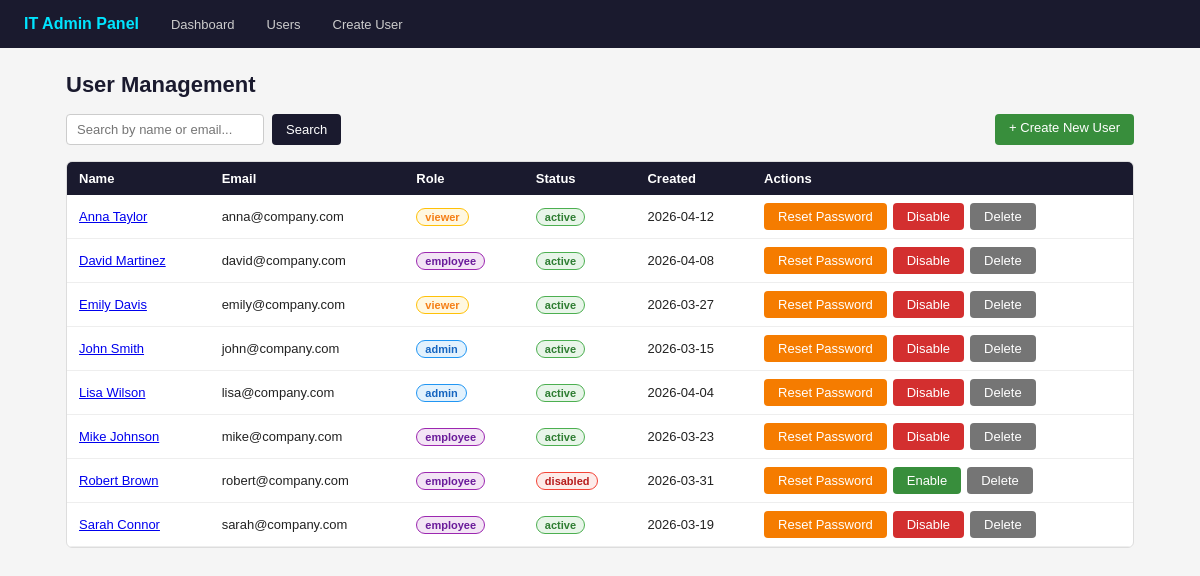
/users, run on an earlier commit of the app's database.
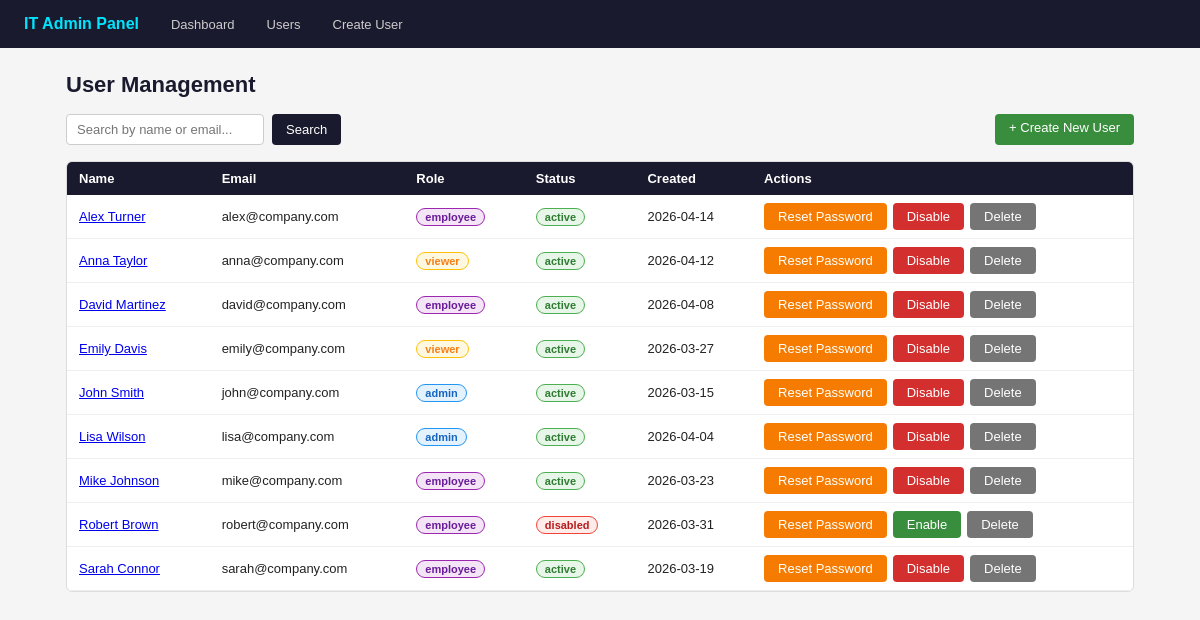
And on a later commit of the database.
### tables this page shows
CREATE TABLE users (
            id          INTEGER PRIMARY KEY AUTOINCREMENT,
            name        TEXT NOT NULL,
            email       TEXT UNIQUE NOT NULL,
            role        TEXT NOT NULL DEFAULT 'employee',
            status      TEXT NOT NULL DEFAULT 'active',
            password    TEXT NOT NULL,
            created_at  TEXT NOT NULL
        );

### app.py (the view)
@app.route("/users")
def users():
    db = get_db()
    search = request.args.get("search", "").strip()
    if search:
        all_users = db.execute(
            "SELECT * FROM users WHERE name LIKE ? OR email LIKE ? ORDER BY name",
            (f"%{search}%", f"%{search}%")
        ).fetchall()
    else:
        all_users = db.execute("SELECT * FROM users ORDER BY name").fetchall()
    db.close()
    return render_template("users.html", users=all_users, search=search)

### app.py (called while the page is built)
def get_db():
    conn = sqlite3.connect(DB_PATH)
    conn.row_factory = sqlite3.Row
    return conn

### templates/users.html (shortened to what this page needs)
{% extends "base.html" %}
{% block content %}
<h1>User Management</h1>
<div class="search-row">
    <form method="GET" action="/users" style="display:flex; gap:8px;">
        <input type="text" name="search" placeholder="Search by name or email..." value="{{ search }}">
        <button type="submit" class="btn btn-primary">Search</button>
    </form>
    <a href="/create-user" class="btn btn-success" style="margin-left:auto;">+ Create New User</a>
</div>
<div class="card" style="padding:0; overflow:hidden;">
    {% if users %}
    <table>
        <thead>
            <tr>
                <th>Name</th>
                <th>Email</th>
                <th>Role</th>
                <th>Status</th>
                <th>Created</th>
                <th>Actions</th>
            </tr>
        </thead>
        <tbody>
            {% for user in users %}
            <tr id="user-{{ user.id }}">
                <td><a href="/user/{{ user.id }}">{{ user.name }}</a></td>
                <td>{{ user.email }}</td>
                <td><span class="badge badge-{{ user.role }}">{{ user.role }}</span></td>
                <td><span class="badge badge-{{ user.status }}">{{ user.status }}</span></td>
                <td>{{ user.created_at[:10] }}</td>
                <td>
                    <div class="actions">
                        <a href="/reset-password/{{ user.id }}" class="btn btn-warning">Reset Password</a>
                        <form method="POST" action="/toggle-status/{{ user.id }}" style="display:inline;">
                            {% if user.status == 'active' %}
                            <button type="submit" class="btn btn-danger">Disable</button>
                            {% else %}
                            <button type="submit" class="btn btn-success">Enable</button>
                            {% endif %}
                        </form>
                        <form method="POST" action="/delete-user/{{ user.id }}" style="display:inline;"
                              onsubmit="return confirm('Delete {{ user.name }}? This cannot be undone.');">
                            <button type="submit" class="btn btn-secondary">Delete</button>
                        </form>
                    </div>
                </td>
            </tr>
            {% endfor %}
        </tbody>
    </table>
    {% endif %}
</div>
{% endblock %}

### templates/base.html (shortened to what this page needs)
<!DOCTYPE html>
<html lang="en">
<head>
</head>
<body>
<nav>
    <a href="/" class="brand">IT Admin Panel</a>
    <a href="/">Dashboard</a>
    <a href="/users">Users</a>
    <a href="/create-user">Create User</a>
</nav>
<div class="container">
    {% block content %}{% endblock %}
</div>
</body>
</html>

### templates/base.html (style rules this page uses)
* { box-sizing: border-box; margin: 0; padding: 0; }
body { font-family: Arial, sans-serif; font-size: 14px; background: #f5f5f5; color: #222; }
nav { background: #1a1a2e; color: white; padding: 0 24px; display: flex; align-items: center; gap: 32px; height: 48px; }
nav .brand { font-size: 16px; font-weight: bold; color: #00e5ff; text-decoration: none; }
nav a { color: #ccc; text-decoration: none; font-size: 13px; }
.container { max-width: 1100px; margin: 24px auto; padding: 0 16px; }
h1 { font-size: 22px; margin-bottom: 16px; color: #1a1a2e; }
.card { background: white; border: 1px solid #ddd; border-radius: 6px; padding: 20px; margin-bottom: 16px; }
.btn { display: inline-block; padding: 6px 14px; border: none; border-radius: 4px; font-size: 13px; cursor: pointer; text-decoration: none; font-family: Arial, sans-serif; }
.btn-primary { background: #1a1a2e; color: white; }
.btn-danger { background: #d32f2f; color: white; }
.btn-warning { background: #f57c00; color: white; }
.btn-success { background: #388e3c; color: white; }
.btn-secondary { background: #757575; color: white; }
table { width: 100%; border-collapse: collapse; font-size: 13px; }
th { background: #1a1a2e; color: white; padding: 9px 12px; text-align: left; }
td { padding: 8px 12px; border-bottom: 1px solid #eee; vertical-align: middle; }
.badge { display: inline-block; padding: 2px 8px; border-radius: 12px; font-size: 11px; font-weight: bold; }
.badge-active { background: #e8f5e9; color: #2e7d32; border: 1px solid #4caf50; }
.badge-disabled { background: #fdecea; color: #b71c1c; border: 1px solid #f44336; }
.badge-admin { background: #e3f2fd; color: #1565c0; border: 1px solid #2196f3; }
.badge-employee { background: #f3e5f5; color: #6a1b9a; border: 1px solid #9c27b0; }
.badge-viewer { background: #fff8e1; color: #f57f17; border: 1px solid #ffc107; }
input[type="text"], input[type="email"], select { width: 100%; padding: 7px 10px; border: 1px solid #ccc; border-radius: 4px; font-size: 13px; font-family: Arial, sans-serif; }
.search-row { display: flex; gap: 8px; margin-bottom: 16px; }
.search-row input { max-width: 300px; }
.actions { display: flex; gap: 6px; flex-wrap: wrap; }

What changed in the data, as far as the page shows it:
added users: name "Alex Turner", email "alex@company.com", role "employee", status "active", created_at "2026-04-14", shows "Disable"
